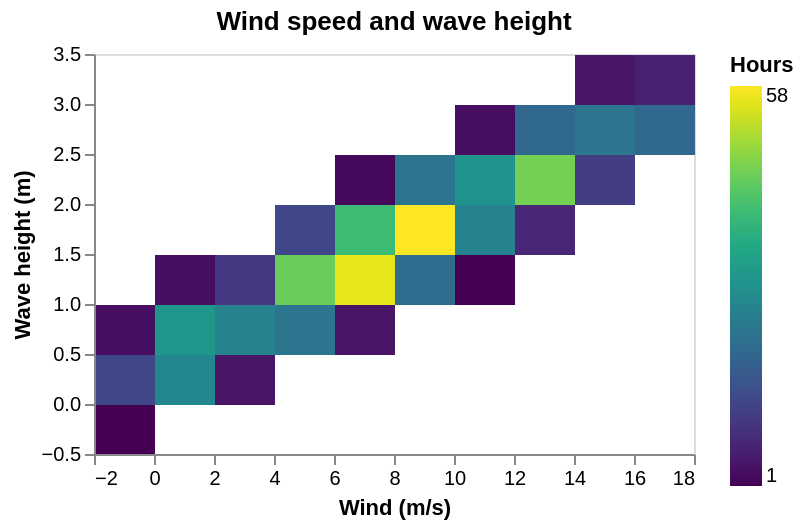

Describe this chart as a Vega-Lite specification.
### Vega-Lite specification from a JSON file in a GitHub repository (floating-point values rounded to 4 significant figures)
{"$schema": "https://vega.github.io/schema/vega-lite/v6.json", "description": "A binned heat map: two quantities are binned and the rows in each cell are counted.", "title": "Wind speed and wave height", "width": 300, "height": 200, "data": {"sequence": {"start": 0, "stop": 600, "as": "i"}}, "transform": [{"calculate": "8 + 5 * sin(datum.i * 0.37) + 4 * cos(datum.i * 1.91)", "as": "wind"}, {"calculate": "0.4 + datum.wind * 0.15 + 0.5 * sin(datum.i * 2.9) * cos(datum.i * 0.53)", "as": "wave"}], "mark": "rect", "encoding": {"x": {"field": "wind", "type": "quantitative", "bin": {"step": 2}, "title": "Wind (m/s)", "axis": {"format": "d"}}, "y": {"field": "wave", "type": "quantitative", "bin": {"step": 0.5}, "title": "Wave height (m)", "axis": {"tickMinStep": 0.5}}, "color": {"aggregate": "count", "type": "quantitative", "scale": {"scheme": "viridis"}, "title": "Hours"}}}
